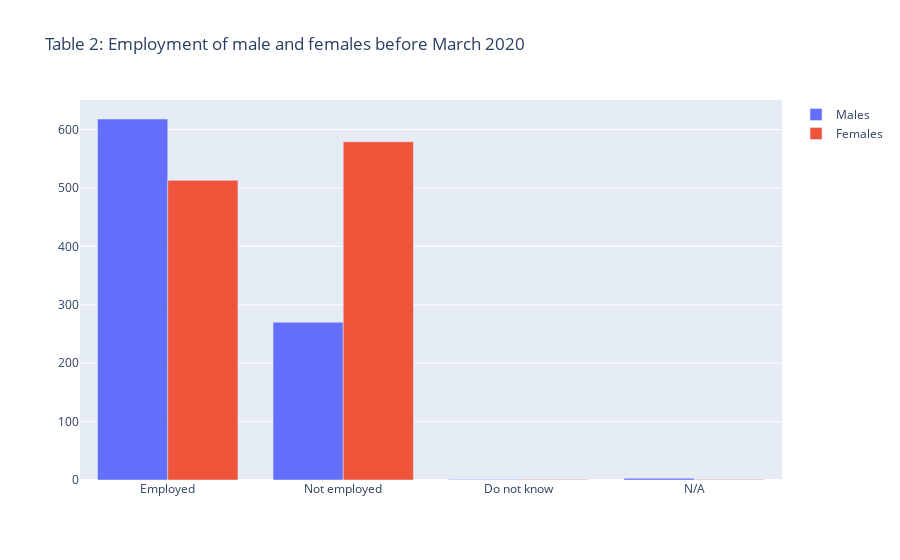
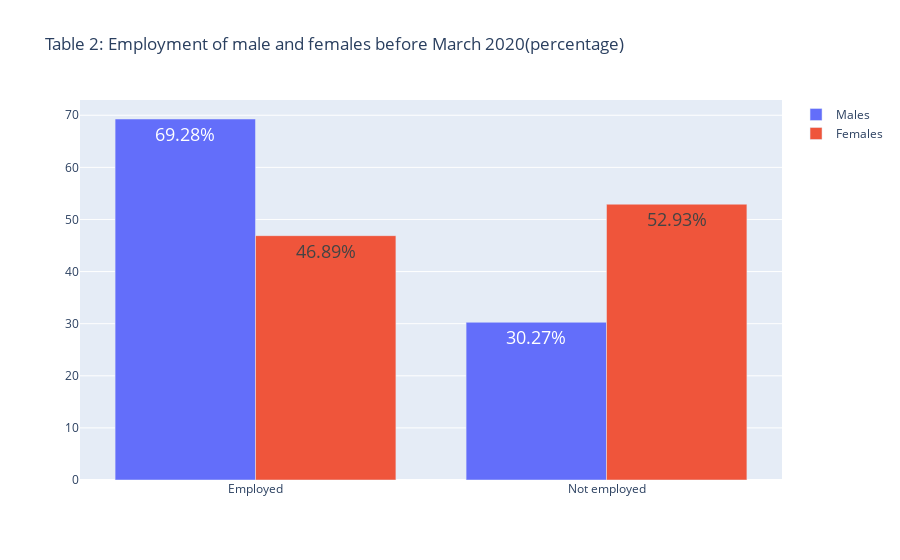
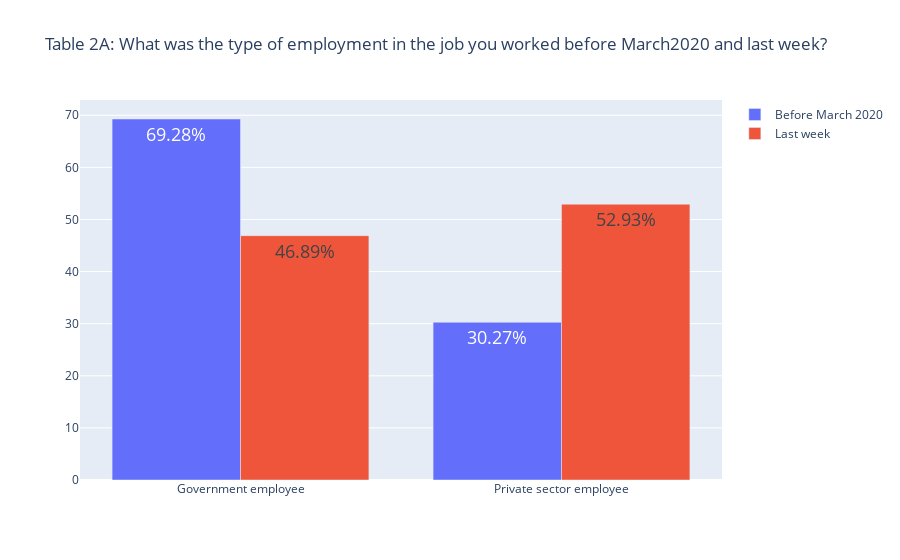

Notebook code cell kept with these figures, in order:
### Code cell
answers=['Employed', 'Not employed', 'Do not know', 'N/A']

fig = go.Figure(data=[
    go.Bar(name='Males', x=answers, y=[len(all_males_employed), len(all_males_unemployed), len(all_males_q21_dk), len(all_males_q21_ra)]),
    go.Bar(name='Females', x=answers, y=[len(all_females_employed), len(all_females_unemployed), len(all_females_q21_dk), len(all_females_q21_ra)])
])
# Change the bar mode
# DK 1-male 1-female  N/A 3 - males 1 - female
fig.update_layout(barmode='group',title="Table 2: Employment of male and females before March 2020")
fig.show()


total_males_q21=len(all_males_employed)+ len(all_males_unemployed)+ len(all_males_q21_dk)+ len(all_males_q21_ra)
total_females_q21=len(all_females_employed)+ len(all_females_unemployed)+ len(all_females_q21_dk)+ len(all_females_q21_ra)
# print("total males q21: ",total_males_q21)
# print("total females q21: ",total_females_q21)

q21_y_male=[]
q21_y_female=[]

for i in [len(all_males_employed), len(all_males_unemployed)]:
    temp=round((float(i)/total_males_q21)*(100.0),2)
    q21_y_male.append(temp)

for j in [len(all_females_employed), len(all_females_unemployed)]:
    temp=round((float(j)/total_females_q21)*(100.0),2)
    q21_y_female.append(temp)

# print(q21_y_male)
# print(q21_y_female)
fig2 = go.Figure(data=[
    go.Bar(name='Males', x=answers, y=q21_y_male,text=q21_y_male,
            texttemplate='%{text:}%',textfont_size=18),
    go.Bar(name='Females', x=answers, y=q21_y_female,text=q21_y_female,
            texttemplate='%{text:}%',textfont_size=18)
])


# Change the bar mode
# DK 1-male 1-female  N/A 3 - males 1 - female
fig2.update_layout(barmode='group',title="Table 2: Employment of male and females before March 2020(percentage)")
fig2.show()


answers_q22=['Government employee', 'Private sector employee', 'Self-employed', 'Employer', 'Something else', 'DK', 'RA']



males_employed_type_q22_a=all_males_employed.loc[all_males_employed['q22'] ==1]
males_employed_type_q22_b=all_males_employed.loc[all_males_employed['q22'] ==2]
males_employed_type_q22_c=all_males_employed.loc[all_males_employed['q22'] ==3]
males_employed_type_q22_d=all_males_employed.loc[all_males_employed['q22'] ==4]
males_employed_type_q22_e=all_males_employed.loc[all_males_employed['q22'] ==96]
males_employed_type_q22_f=all_males_employed.loc[all_males_employed['q22'] ==-1]
males_employed_type_q22_g=all_males_employed.loc[all_males_employed['q22'] ==-2]

females_employed_type_q22_a=all_females_employed.loc[all_females_employed['q22'] ==1]
females_employed_type_q22_a=all_females_employed.loc[all_females_employed['q22'] ==2]
females_employed_type_q22_a=all_females_employed.loc[all_females_employed['q22'] ==3]
females_employed_type_q22_a=all_females_employed.loc[all_females_employed['q22'] ==4]
females_employed_type_q22_a=all_females_employed.loc[all_females_employed['q22'] ==96]
females_employed_type_q22_a=all_females_employed.loc[all_females_employed['q22'] ==-1]
females_employed_type_q22_a=all_females_employed.loc[all_females_employed['q22'] ==-2]



fig2a = go.Figure(data=[
    go.Bar(name='Before March 2020', x=answers_q22, y=q21_y_male,text=q21_y_male,
            texttemplate='%{text:}%',textfont_size=18),
    go.Bar(name='Last week', x=answers_q22, y=q21_y_female,text=q21_y_female,
            texttemplate='%{text:}%',textfont_size=18)
])


# Change the bar mode
# DK 1-male 1-female  N/A 3 - males 1 - female
fig2a.update_layout(barmode='group',title="Table 2A: What was the type of employment in the job you worked before March2020 and last week?")
fig2a.show()

### Figure 1 — Plotly figure (JSON) as saved in the notebook; plotly's stock layout.template omitted (floating-point values rounded to 4 significant figures)
{"data": [{"name": "Males", "type": "bar", "x": ["Employed", "Not employed", "Do not know", "N/A"], "y": [618, 270, 1, 3]}, {"name": "Females", "type": "bar", "x": ["Employed", "Not employed", "Do not know", "N/A"], "y": [513, 579, 1, 1]}], "layout": {"barmode": "group", "title": {"text": "Table 2: Employment of male and females before March 2020"}}}

### Figure 2 — Plotly figure (JSON) as saved in the notebook; plotly's stock layout.template omitted (floating-point values rounded to 4 significant figures)
{"data": [{"name": "Males", "text": ["69.28", "30.27"], "textfont": {"size": 18}, "texttemplate": "%{text:}%", "type": "bar", "x": ["Employed", "Not employed", "Do not know", "N/A"], "y": [69.28, 30.27]}, {"name": "Females", "text": ["46.89", "52.93"], "textfont": {"size": 18}, "texttemplate": "%{text:}%", "type": "bar", "x": ["Employed", "Not employed", "Do not know", "N/A"], "y": [46.89, 52.93]}], "layout": {"barmode": "group", "title": {"text": "Table 2: Employment of male and females before March 2020(percentage)"}}}

### Figure 3 — Plotly figure (JSON) as saved in the notebook; plotly's stock layout.template omitted (floating-point values rounded to 4 significant figures)
{"data": [{"name": "Before March 2020", "text": ["69.28", "30.27"], "textfont": {"size": 18}, "texttemplate": "%{text:}%", "type": "bar", "x": ["Government employee", "Private sector employee", "Self-employed", "Employer", "Something else", "DK", "RA"], "y": [69.28, 30.27]}, {"name": "Last week", "text": ["46.89", "52.93"], "textfont": {"size": 18}, "texttemplate": "%{text:}%", "type": "bar", "x": ["Government employee", "Private sector employee", "Self-employed", "Employer", "Something else", "DK", "RA"], "y": [46.89, 52.93]}], "layout": {"barmode": "group", "title": {"text": "Table 2A: What was the type of employment in the job you worked before March2020 and last week?"}}}
